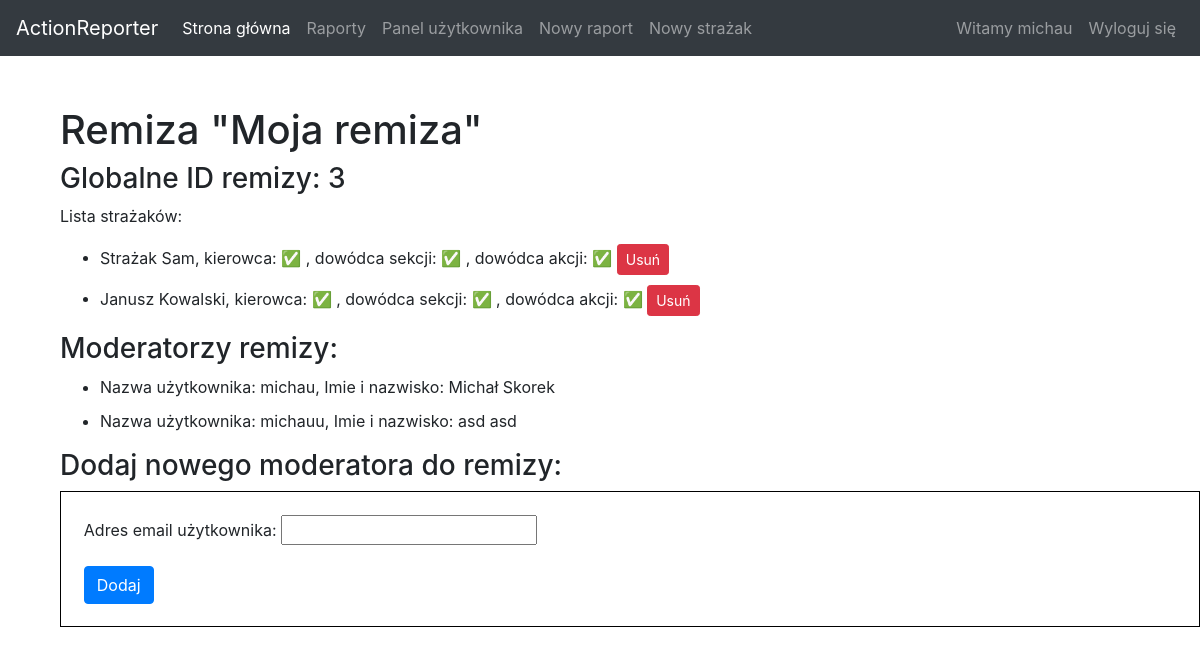
Page /firestations/3 (signed in) on the committed database.
### reporter/models.py (models this page shows, shortened)
class Firestation(models.Model):
    stationid = models.AutoField(primary_key=True)
    stationName = models.TextField(default="")

class Firefighter(models.Model):
    id = models.AutoField(primary_key=True)
    firstName = models.TextField(default="")
    lastName = models.TextField(default="")
    stationid = models.ForeignKey(Firestation, on_delete=models.CASCADE)
    isDriver = models.BooleanField(default=False)
    isSectionCommander = models.BooleanField(default=False)
    isActionCommander = models.BooleanField(default=False)

### reporter/views.py (the view, shortened to what this page needs)
# urls.py: path('firestations/<pk>', views.firestation_details, name="firestation-details"),
@login_required
def firestation_details(request, pk):
    firestation = getFirestation(pk)
    firefighters = getFirestationSection(firestation)
    firestationMembers = getFirestationMembers(firestation)
    return render(request, "firestation_details.html",
                  {"firestation": firestation, "firefighters": firefighters, "firestationMembers": firestationMembers})

### reporter/views.py (called while the page is built)
def getFirestation(id):
    return Firestation.objects.filter(stationid=id).first()

def getFirestationSection(station):
    return Firefighter.objects.filter(stationid=station)

def getFirestationMembers(station):
    return User.objects.filter(
        id__in=FirestationMember.objects.filter(stationid=station).values("memberid"))

### reporter/templates/firestation_details.html
{% extends "index.html" %}
{% block content %}
    <div style="margin-top:50px;margin-left:5%;">
      <h1>Remiza "{{ firestation.stationName }}"</h1>
      <h3>Globalne ID remizy: {{ firestation.pk }}</h3>
    <p>Lista strażaków:</p>
    <ul>
    {% for firefighter in firefighters %}
        <li style="margin-top:10px; margin-bottom: 10px;">{{ firefighter.firstName }} {{ firefighter.lastName }},
            kierowca: {% if firefighter.isDriver %}&#9989; {% else %}&#10060;{% endif %},
        dowódca sekcji: {% if firefighter.isSectionCommander %}&#9989; {% else %}&#10060;{% endif %},
            dowódca akcji: {% if firefighter.isActionCommander %}&#9989; {% else %}&#10060;{% endif %}
        <a class="btn btn-danger btn-sm" href={% url 'delete-firefighter' pk=firefighter.pk %}>Usuń</a></li>
    {% endfor %}
    </ul>
    <h3>Moderatorzy remizy:</h3>
    <ul>
        {% for member in firestationMembers %}
            <li style="margin-bottom: 10px; margin-top: 10px;">Nazwa użytkownika: {{ member.username }}, Imie i nazwisko: {{ member.first_name }} {{ member.last_name }}</li>
        {% endfor %}
    </ul>
    <h3>Dodaj nowego moderatora do remizy:</h3>
     <form method="POST" class="post-form" style="border:1px solid black;padding:2%;">{% csrf_token %}
         <p><label for="id_userEmail">Adres email użytkownika:</label>
        <input type="text" name="userEmail" maxlength="1000" required id="id_userEmail"></p>
        <button type="submit" class="save btn btn-primary">Dodaj</button>
    </form>
    </div>
{% endblock %}

### reporter/templates/index.html (shortened to what this page needs)
<!doctype html>
<html lang="en">
  <head>
<link rel="stylesheet" href="https://stackpath.bootstrapcdn.com/bootstrap/4.3.1/css/bootstrap.min.css">
  </head>
  <body>
<nav class="navbar navbar-expand-lg navbar-dark bg-dark">
  <a class="navbar-brand" href="">ActionReporter</a>
  <div class="collapse navbar-collapse" id="navbarNavDropdown">
    <ul class="navbar-nav mr-auto">
      <li class="nav-item active">
        <a class="nav-link" href="{% url 'index' %}">Strona główna</a>
      </li>
        {% if request.user.is_authenticated %}
             <li class="nav-item">
        <a class="nav-link" href={% url 'reports' %}>Raporty</a>
      </li>
        <li class="nav-item">
        <a class="nav-link" href={% url "profile" %}>Panel użytkownika</a>
        </li>
      <li class="nav-item">
        <a class="nav-link" href={% url 'create-report-initial' %}>Nowy raport</a>
      </li>
         <li class="nav-item">
        <a class="nav-link" href={% url 'create-firefighter' %}>Nowy strażak</a>
      </li>
        {% endif %}
    </ul>
      <ul class="nav navbar-nav navbar-right">
    {% if request.user.is_authenticated %}
        <li class="nav-item">
        <a class="nav-link" href="">Witamy {{ request.user.username }}</a>
        </li>
        <li class="nav-item">
        <a class="nav-link" href={% url "logout" %}>Wyloguj się</a>
        </li>
    {% endif %}
      </ul>
  </div>
</nav>
{% block content %}{% endblock %}
  </body>
</html>

### rows in the picture
Firestation: stationName "Moja remiza", pk "3"
Firefighter: firstName "Strażak", lastName "Sam"
Firefighter: firstName "Janusz", lastName "Kowalski"

### other values in the picture
{{ request.user.username }} "michau"
{{ member.username }} "michau"
{{ member.first_name }} "Michał"
{{ member.last_name }} "Skorek"
{{ member.username }} "michauu"
{{ member.first_name }} "asd"
{{ member.last_name }} "asd"
